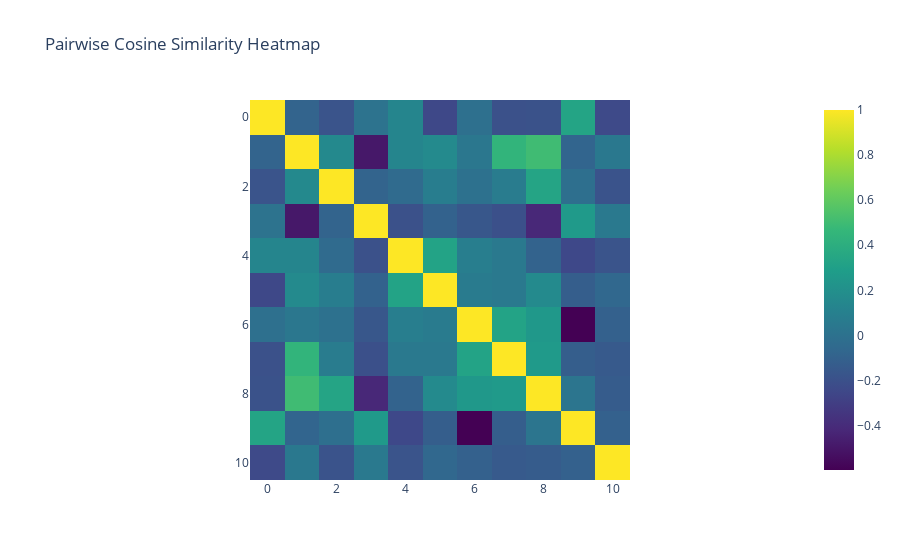
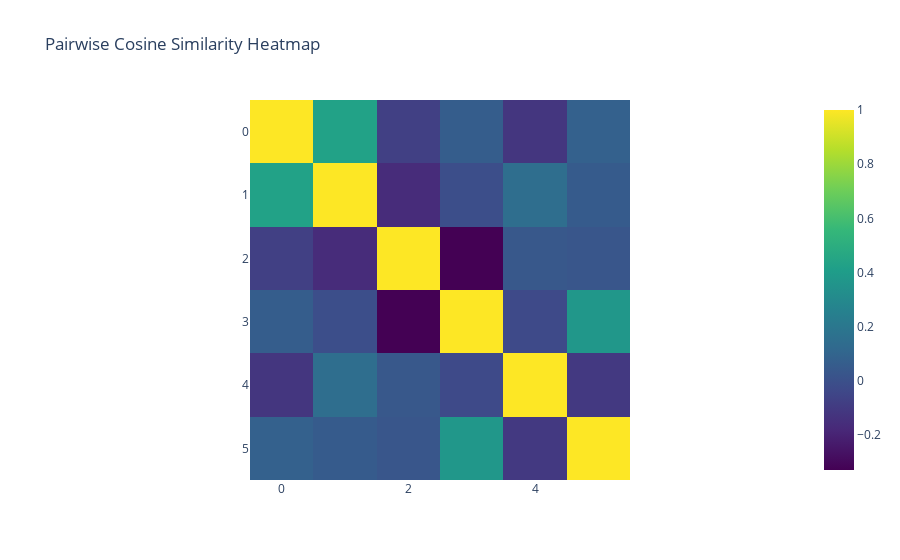
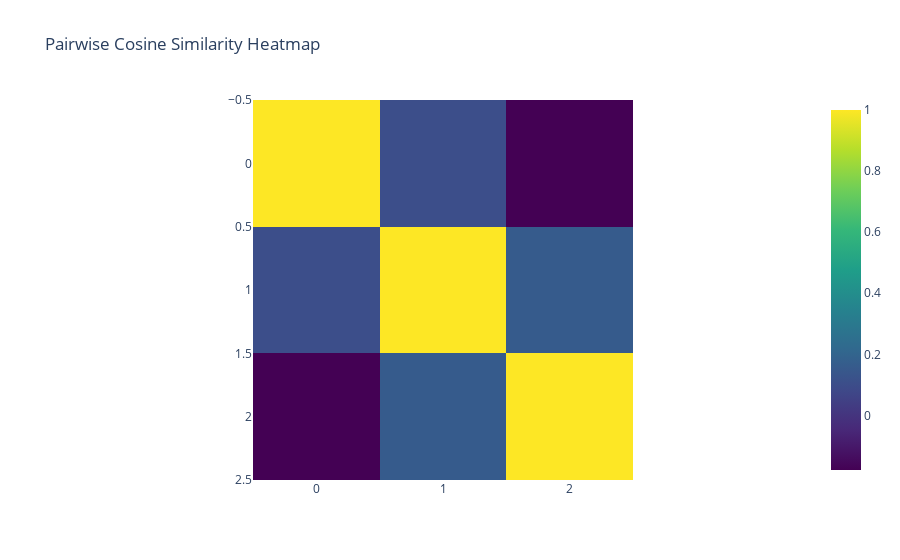
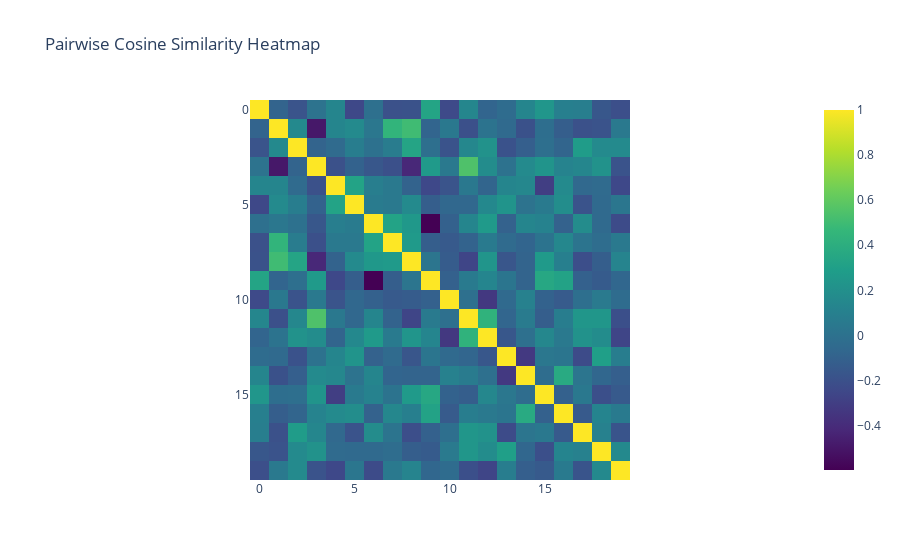

Notebook code for these charts, in order:
### Markdown cell above
## Visualizing the Bag of Word Embeddings

### Code cell
import sys 
sys.path.append('..')

import torch
from src.environments.memory import MemoryEnv
from src.models.components import MiniGridBOWEmbedding
from src.visualization import tensor_cosine_similarity_heatmap, tensor_2d_embedding_similarity
from minigrid.wrappers import ViewSizeWrapper
import plotly.express as px 

env = ViewSizeWrapper(MemoryEnv(size = 7, random_length=False, random_start_pos=False, max_steps=200, render_mode='rgb_array'), 7)
obs, info = env.reset()
obs['image'].shape
# px.imshow(env.render()).show()
# px.imshow(obs['image'][:,:,0].T).show()


bow_embedding = MiniGridBOWEmbedding(
    embedding_dim=32, 
    max_values=[11, 6, 3], 
    channel_names=['object', 'color', 'state'], 
    view_size=7,
    add_positional_enc=True)

print(bow_embedding)
obs, info = env.reset()
obs = torch.from_numpy(obs['image']).unsqueeze(0)
print(bow_embedding(obs).shape)
print("--")
print(bow_embedding.get_channel_embedding('object').shape)
print(bow_embedding.get_channel_embedding('color').shape)
print(bow_embedding.get_channel_embedding('state').shape)
print(bow_embedding.get_all_channel_embeddings().shape)
print(bow_embedding.get_positional_encoding().shape) # 2D positional encoding
print("--")
print("average norm channel embeddings:", torch.norm(bow_embedding.get_all_channel_embeddings(), dim = 1).mean())
print("average norm positional encoding:", torch.norm(bow_embedding.get_positional_encoding(), dim = 1).mean())


# Test the function with a sample PyTorch tensor
for channel in ['object', 'color', 'state']:
    tensor_cosine_similarity_heatmap(bow_embedding.get_channel_embedding(channel).detach())
tensor_cosine_similarity_heatmap(bow_embedding.get_all_channel_embeddings().detach())

env = ViewSizeWrapper(MemoryEnv(size = 7, random_length=False, random_start_pos=False, max_steps=200, render_mode='rgb_array'), 7)
obs, info = env.reset()
obs['image'].shape
# px.imshow(env.render()).show()
px.imshow(obs['image'][:,:,0].T).show()

### Figure 1 — Plotly figure (JSON) as saved in the notebook; plotly's stock layout.template omitted (floating-point values rounded to 4 significant figures)
{"data": [{"coloraxis": "coloraxis", "hovertemplate": "x: %{x}<br>y: %{y}<br>color: %{z}<extra></extra>", "name": "0", "type": "heatmap", "x": [0, 1, 2, 3, 4, 5, 6, 7, 8, 9, 10], "xaxis": "x", "y": [0, 1, 2, 3, 4, 5, 6, 7, 8, 9, 10], "yaxis": "y", "z": [[1.0, -0.08611, -0.1815, 0.007493, 0.132, -0.249, -0.01158, -0.1976, -0.1902, 0.3319, -0.2368], [-0.08611, 1.0, 0.1548, -0.4942, 0.1335, 0.1627, 0.03709, 0.4437, 0.5025, -0.07976, 0.04326], [-0.1815, 0.1548, 1.0, -0.08883, -0.04566, 0.0769, -0.001611, 0.07016, 0.3363, -0.01612, -0.1839], [0.007493, -0.4942, -0.08883, 1.0, -0.196, -0.09791, -0.1608, -0.2033, -0.421, 0.2648, 0.05169], [0.132, 0.1335, -0.04566, -0.196, 1.0, 0.3228, 0.08567, 0.05058, -0.09258, -0.2461, -0.1804], [-0.249, 0.1627, 0.0769, -0.09791, 0.3228, 1.0, 0.0674, 0.04914, 0.1661, -0.1208, -0.0652], [-0.01158, 0.03709, -0.001611, -0.1608, 0.08567, 0.0674, 1, 0.3226, 0.2549, -0.5965, -0.1054], [-0.1976, 0.4437, 0.07016, -0.2033, 0.05058, 0.04914, 0.3226, 1, 0.264, -0.1189, -0.1452], [-0.1902, 0.5025, 0.3363, -0.421, -0.09258, 0.1661, 0.2549, 0.264, 1, 0.02159, -0.1324], [0.3319, -0.07976, -0.01612, 0.2648, -0.2461, -0.1208, -0.5965, -0.1189, 0.02159, 1.0, -0.1057], [-0.2368, 0.04326, -0.1839, 0.05169, -0.1804, -0.0652, -0.1054, -0.1452, -0.1324, -0.1057, 1]]}], "layout": {"coloraxis": {"colorscale": [[0, "#440154"], [0.1111, "#482878"], [0.2222, "#3e4989"], [0.3333, "#31688e"], [0.4444, "#26828e"], [0.5556, "#1f9e89"], [0.6667, "#35b779"], [0.7778, "#6ece58"], [0.8889, "#b5de2b"], [1, "#fde725"]]}, "title": {"text": "Pairwise Cosine Similarity Heatmap"}, "xaxis": {"anchor": "y", "constrain": "domain", "domain": [0, 1], "scaleanchor": "y"}, "yaxis": {"anchor": "x", "autorange": "reversed", "constrain": "domain", "domain": [0, 1]}}}

### Figure 2 — Plotly figure (JSON) as saved in the notebook; plotly's stock layout.template omitted (floating-point values rounded to 4 significant figures)
{"data": [{"coloraxis": "coloraxis", "hovertemplate": "x: %{x}<br>y: %{y}<br>color: %{z}<extra></extra>", "name": "0", "type": "heatmap", "x": [0, 1, 2, 3, 4, 5], "xaxis": "x", "y": [0, 1, 2, 3, 4, 5], "yaxis": "y", "z": [[1.0, 0.4314, -0.07358, 0.06305, -0.1207, 0.07925], [0.4314, 1, -0.1614, -0.008263, 0.1475, 0.05399], [-0.07358, -0.1614, 1.0, -0.3289, 0.03934, 0.02603], [0.06305, -0.008263, -0.3289, 1, -0.02878, 0.3722], [-0.1207, 0.1475, 0.03934, -0.02878, 1.0, -0.1053], [0.07925, 0.05399, 0.02603, 0.3722, -0.1053, 1.0]]}], "layout": {"coloraxis": {"colorscale": [[0, "#440154"], [0.1111, "#482878"], [0.2222, "#3e4989"], [0.3333, "#31688e"], [0.4444, "#26828e"], [0.5556, "#1f9e89"], [0.6667, "#35b779"], [0.7778, "#6ece58"], [0.8889, "#b5de2b"], [1, "#fde725"]]}, "title": {"text": "Pairwise Cosine Similarity Heatmap"}, "xaxis": {"anchor": "y", "constrain": "domain", "domain": [0, 1], "scaleanchor": "y"}, "yaxis": {"anchor": "x", "autorange": "reversed", "constrain": "domain", "domain": [0, 1]}}}

### Figure 3 — Plotly figure (JSON) as saved in the notebook; plotly's stock layout.template omitted (floating-point values rounded to 4 significant figures)
{"data": [{"coloraxis": "coloraxis", "hovertemplate": "x: %{x}<br>y: %{y}<br>color: %{z}<extra></extra>", "name": "0", "type": "heatmap", "x": [0, 1, 2], "xaxis": "x", "y": [0, 1, 2], "yaxis": "y", "z": [[1.0, 0.103, -0.1787], [0.103, 1.0, 0.1593], [-0.1787, 0.1593, 1.0]]}], "layout": {"coloraxis": {"colorscale": [[0, "#440154"], [0.1111, "#482878"], [0.2222, "#3e4989"], [0.3333, "#31688e"], [0.4444, "#26828e"], [0.5556, "#1f9e89"], [0.6667, "#35b779"], [0.7778, "#6ece58"], [0.8889, "#b5de2b"], [1, "#fde725"]]}, "title": {"text": "Pairwise Cosine Similarity Heatmap"}, "xaxis": {"anchor": "y", "constrain": "domain", "domain": [0, 1], "scaleanchor": "y"}, "yaxis": {"anchor": "x", "autorange": "reversed", "constrain": "domain", "domain": [0, 1]}}}

### Figure 4 — Plotly figure (JSON) as saved in the notebook; plotly's stock layout.template omitted (floating-point values rounded to 4 significant figures; data arrays with more than 128 entries replaced by an {"elided": "..."} marker saying what was removed)
{"data": [{"coloraxis": "coloraxis", "hovertemplate": "x: %{x}<br>y: %{y}<br>color: %{z}<extra></extra>", "name": "0", "type": "heatmap", "x": [0, 1, 2, 3, 4, 5, 6, 7, 8, 9, 10, 11, 12, 13, 14, 15, 16, 17, 18, 19], "xaxis": "x", "y": [0, 1, 2, 3, 4, 5, 6, 7, 8, 9, 10, 11, 12, 13, 14, 15, 16, 17, 18, 19], "yaxis": "y", "z": {"elided": "20x20 float values"}}], "layout": {"coloraxis": {"colorscale": [[0, "#440154"], [0.1111, "#482878"], [0.2222, "#3e4989"], [0.3333, "#31688e"], [0.4444, "#26828e"], [0.5556, "#1f9e89"], [0.6667, "#35b779"], [0.7778, "#6ece58"], [0.8889, "#b5de2b"], [1, "#fde725"]]}, "title": {"text": "Pairwise Cosine Similarity Heatmap"}, "xaxis": {"anchor": "y", "constrain": "domain", "domain": [0, 1], "scaleanchor": "y"}, "yaxis": {"anchor": "x", "autorange": "reversed", "constrain": "domain", "domain": [0, 1]}}}
